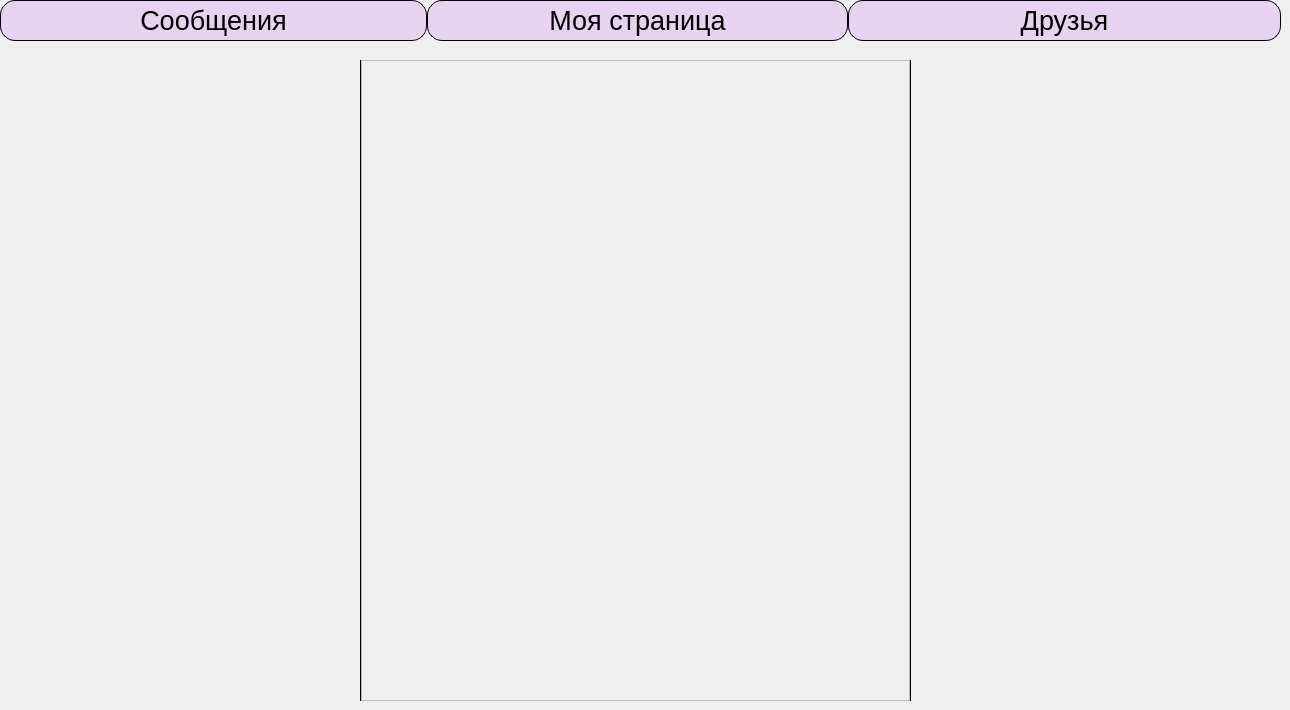
   <widget class="QWidget" name="Friends">
    <widget class="QPushButton" name="friendsButton_5">
     <property name="geometry">
      <rect>
       <x>848</x>
       <y>0</y>
       <width>433</width>
       <height>41</height>
      </rect>
     </property>
     <property name="font">
      <font>
       <pointsize>20</pointsize>
      </font>
     </property>
     <property name="styleSheet">
      <string notr="true">QPushButton {
	/*background-color: #d39fcf;*/
	background-color: #e7d2f1;
	border: 1px solid;
	border-radius:15;
	border-color: black;
	/*color: #8860D0;*/
	color: black
}

QPushButton:pressed {
	background-color: #ECB6DF;
}</string>
     </property>
     <property name="text">
      <string>Друзья</string>
     </property>
    </widget>
    <widget class="QPushButton" name="messagesButton_5">
     <property name="geometry">
      <rect>
       <x>0</x>
       <y>0</y>
       <width>427</width>
       <height>41</height>
      </rect>
     </property>
     <property name="font">
      <font>
       <pointsize>20</pointsize>
      </font>
     </property>
     <property name="styleSheet">
      <string notr="true">QPushButton {
	/*background-color: #d39fcf;*/
	background-color: #e7d2f1;
	border: 1px solid;
	border-radius:15;
	border-color: black;
	/*color: #8860D0;*/
	color: black
}

QPushButton:pressed {
	background-color: #ECB6DF;
}</string>
     </property>
     <property name="text">
      <string>Сообщения</string>
     </property>
    </widget>
    <widget class="QPushButton" name="mainPageButton_5">
     <property name="geometry">
      <rect>
       <x>427</x>
       <y>0</y>
       <width>421</width>
       <height>41</height>
      </rect>
     </property>
     <property name="font">
      <font>
       <pointsize>20</pointsize>
      </font>
     </property>
     <property name="styleSheet">
      <string notr="true">QPushButton {
	/*background-color: #d39fcf;*/
	background-color: #e7d2f1;
	border: 1px solid;
	border-radius:15;
	border-color: black;
	/*color: #8860D0;*/
	color: black
}

QPushButton:pressed {
	background-color: #ECB6DF;
}</string>
     </property>
     <property name="text">
      <string>Моя страница</string>
     </property>
    </widget>
    <widget class="Line" name="line_13">
     <property name="geometry">
      <rect>
       <x>350</x>
       <y>60</y>
       <width>20</width>
       <height>641</height>
      </rect>
     </property>
     <property name="frameShadow">
      <enum>QFrame::Plain</enum>
     </property>
     <property name="orientation">
      <enum>Qt::Vertical</enum>
     </property>
    </widget>
    <widget class="Line" name="line_14">
     <property name="geometry">
      <rect>
       <x>900</x>
       <y>60</y>
       <width>20</width>
       <height>641</height>
      </rect>
     </property>
     <property name="frameShadow">
      <enum>QFrame::Plain</enum>
     </property>
     <property name="orientation">
      <enum>Qt::Vertical</enum>
     </property>
    </widget>
    <widget class="QScrollArea" name="scrollArea_2">
     <property name="geometry">
      <rect>
       <x>361</x>
       <y>60</y>
       <width>549</width>
       <height>641</height>
      </rect>
     </property>
     <property name="widgetResizable">
      <bool>true</bool>
     </property>
     <widget class="QWidget" name="scrollAreaWidgetContents_5">
      <property name="geometry">
       <rect>
        <x>0</x>
        <y>0</y>
        <width>547</width>
        <height>639</height>
       </rect>
      </property>
     </widget>
    </widget>
   </widget>
